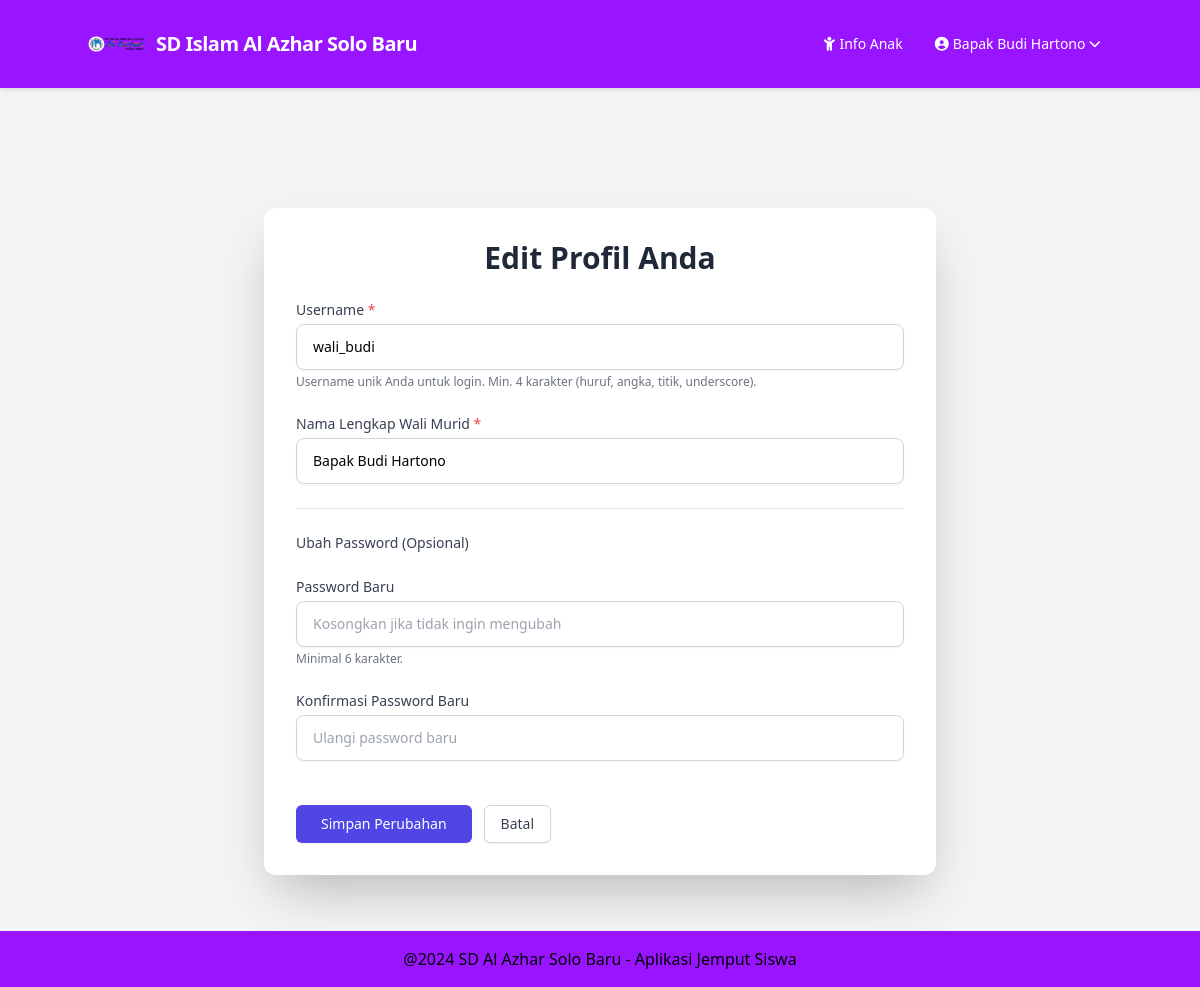
/wali_murid/edit_profil.php (signed in), run on the app's committed database.
### tables this page shows
CREATE TABLE `pengaturan` (
  `id` int(11) NOT NULL,
  `nama_sekolah` varchar(100) DEFAULT 'Nama Sekolah Default',
  `logo_sekolah` varchar(255) DEFAULT NULL,
  `header_image` varchar(255) DEFAULT NULL,
  `footer_text` varchar(255) DEFAULT '© Aplikasi Penjemputan Siswa',
  `header_color` varchar(7) DEFAULT '#FFFFFF' COMMENT 'Warna latar header (hex)',
  `footer_color` varchar(7) DEFAULT '#333333' COMMENT 'Warna latar footer (hex)'
);

CREATE TABLE `users` (
  `id` int(11) NOT NULL,
  `username` varchar(50) NOT NULL,
  `password` varchar(255) NOT NULL,
  `role` enum('admin','wali_kelas','wali_murid') NOT NULL,
  `kelas_id` int(11) DEFAULT NULL,
  `nama` varchar(100) NOT NULL
);

### wali_murid/edit_profil.php (the view, shortened to what the rows shown need)
<?php
$conn_error_message = '';
$current_username = $_SESSION['username'] ?? '';
$current_nama = $_SESSION['nama_user'] ?? '';
if (empty($conn_error_message) && isset($conn)) {
    $user_id_saat_ini = $_SESSION['user_id'];
    $stmt_data = $conn->prepare("SELECT username, nama FROM users WHERE id = ?");
    if ($stmt_data) {
        $stmt_data->bind_param("i", $user_id_saat_ini);
        $stmt_data->execute();
        $result_data = $stmt_data->get_result();
        if ($result_data->num_rows > 0) {
            $data_wali = $result_data->fetch_assoc();
            $current_username = $data_wali['username'];
            $current_nama = $data_wali['nama'];
        } else {
            $db_fetch_error_message = "Data profil tidak ditemukan di database.";
        }
    } else {
        $db_fetch_error_message = "Gagal mengambil data profil: " . htmlspecialchars($conn->error);
    }
}
include_once __DIR__ . '/../includes/header.php';
?>
<div class="container mx-auto mt-4 md:mt-8 px-4 py-8">
    <div class="max-w-2xl mx-auto bg-white p-6 md:p-8 rounded-xl shadow-2xl">
        <h1 class="text-2xl sm:text-3xl font-bold mb-6 text-center text-gray-800">Edit Profil Anda</h1>
        <?php if (empty($conn_error_message)):  ?>
        <form action="proses_edit_profil.php" method="POST" class="space-y-6">
            <div>
                <label for="form_username_wali" class="block text-sm font-medium text-gray-700 mb-1">
                    Username <span class="text-red-500">*</span>
                </label>
                <input type="text" name="username_wali" id="form_username_wali"
                       value="<?php echo htmlspecialchars($current_username); ?>"
                       class="mt-1 block w-full px-4 py-3 border border-gray-300 rounded-lg shadow-sm focus:outline-none focus:ring-indigo-500 focus:border-indigo-500 sm:text-sm" required>
                <p class="mt-1 text-xs text-gray-500">Username unik Anda untuk login. Min. 4 karakter (huruf, angka, titik, underscore).</p>
            </div>
            <div>
                <label for="form_nama_wali" class="block text-sm font-medium text-gray-700 mb-1">
                    Nama Lengkap Wali Murid <span class="text-red-500">*</span>
                </label>
                <input type="text" name="nama_wali" id="form_nama_wali"
                       value="<?php echo htmlspecialchars($current_nama); ?>"
                       class="mt-1 block w-full px-4 py-3 border border-gray-300 rounded-lg shadow-sm focus:outline-none focus:ring-indigo-500 focus:border-indigo-500 sm:text-sm" required>
            </div>
            <hr class="my-6 border-gray-200">
            <p class="text-sm font-medium text-gray-700">Ubah Password (Opsional)</p>
            <div class="space-y-6">
                <div>
                    <label for="form_password_baru_wali" class="block text-sm font-medium text-gray-700 mb-1">
                        Password Baru
                    </label>
                    <input type="password" name="password_baru_wali" id="form_password_baru_wali"
                           class="mt-1 block w-full px-4 py-3 border border-gray-300 rounded-lg shadow-sm focus:outline-none focus:ring-indigo-500 focus:border-indigo-500 sm:text-sm" placeholder="Kosongkan jika tidak ingin mengubah">
                    <p class="mt-1 text-xs text-gray-500">Minimal 6 karakter.</p>
                </div>
                <div>
                    <label for="form_konfirmasi_password_baru_wali" class="block text-sm font-medium text-gray-700 mb-1">
                        Konfirmasi Password Baru
                    </label>
                    <input type="password" name="konfirmasi_password_baru_wali" id="form_konfirmasi_password_baru_wali"
                           class="mt-1 block w-full px-4 py-3 border border-gray-300 rounded-lg shadow-sm focus:outline-none focus:ring-indigo-500 focus:border-indigo-500 sm:text-sm" placeholder="Ulangi password baru">
                </div>
            </div>
            <div class="pt-5">
                <div class="flex justify-start space-x-3">
                    <button type="submit"
                            class="inline-flex justify-center py-2 px-6 border border-transparent shadow-sm text-sm font-medium rounded-md text-white bg-indigo-600 hover:bg-indigo-700 focus:outline-none focus:ring-2 focus:ring-offset-2 focus:ring-indigo-500 transition duration-150 ease-in-out">
                        Simpan Perubahan
                    </button>
                    <a href="index.php"
                       class="py-2 px-4 border border-gray-300 rounded-md shadow-sm text-sm font-medium text-gray-700 bg-white hover:bg-gray-50 focus:outline-none focus:ring-2 focus:ring-offset-2 focus:ring-indigo-500 transition duration-150 ease-in-out">
                        Batal
                    </a>
                </div>
            </div>
        </form>
        <?php endif;  ?>
    </div>
</div>
<?php
include_once __DIR__ . '/../includes/footer.php';
?>

### includes/header.php (shortened to what the rows shown need)
<?php
$is_root_page = (isset($current_page_depth) && $current_page_depth === 'root');
$nama_sekolah_display = 'Aplikasi Penjemputan Siswa';
$logo_src_default_base = 'assets/images/default_logo.png';
$assets_css_base = 'assets/css/style.css';
$base_path_for_includes = $is_root_page ? './' : '../';
$logo_src_default = $is_root_page ? $logo_src_default_base : '../' . $logo_src_default_base;
$assets_css_path = $is_root_page ? $assets_css_base : '../' . $assets_css_base;
$logo_src_to_use = $logo_src_default;
$header_style_attribute = '';
$header_text_style_attribute = '';
$header_default_bg_class = 'bg-indigo-600';
$header_default_text_class = 'text-white';
if (isset($conn) && $conn) {
    $query_pengaturan = "SELECT nama_sekolah, logo_sekolah, header_color, footer_color FROM pengaturan WHERE id = 1 LIMIT 1";
    $result_pengaturan = $conn->query($query_pengaturan);
    if ($result_pengaturan && $result_pengaturan->num_rows > 0) {
        $pengaturan_db = $result_pengaturan->fetch_assoc();
        if (!empty($pengaturan_db['nama_sekolah'])) {
            $nama_sekolah_display = $pengaturan_db['nama_sekolah'];
        }
        if (!empty($pengaturan_db['logo_sekolah'])) {
            $path_from_db = ltrim($pengaturan_db['logo_sekolah'], '/');
            $potential_logo_src = $is_root_page ? $path_from_db : '../' . $path_from_db;
            $check_path_logo_db_server_root = rtrim($_SERVER['DOCUMENT_ROOT'], '/') . '/' . $path_from_db;
            if (file_exists($check_path_logo_db_server_root)) {
                $logo_src_to_use = $potential_logo_src;
            }
        }
        if (!empty($pengaturan_db['header_color']) && preg_match('/^#[a-f0-9]{6}$/i', $pengaturan_db['header_color'])) {
            $db_header_color_val = $pengaturan_db['header_color'];
            $header_style_attribute = "style=\"background-color: " . htmlspecialchars($db_header_color_val) . ";\"";
            if (!function_exists('is_dark_color_for_header_v2')) {
                function is_dark_color_for_header_v2($hexcolor){
                    $hexcolor = ltrim($hexcolor, '#');
                    $r = hexdec(substr($hexcolor,0,2)); $g = hexdec(substr($hexcolor,2,2)); $b = hexdec(substr($hexcolor,4,2));
                    return ((($r*299)+($g*587)+($b*114))/1000 <= 128);
                }
            }
            $header_text_color_val = is_dark_color_for_header_v2($db_header_color_val) ? '#FFFFFF' : '#1F2937';
            $header_text_style_attribute = "style=\"color: " . htmlspecialchars($header_text_color_val) . ";\"";
            $header_default_bg_class = '';
            $header_default_text_class = '';
        }
    } elseif (isset($conn) && $conn->error) {
        error_log("Header.php - DB query pengaturan error: " . $conn->error);
    }
}
$home_link = $base_path_for_includes . 'login.php';
if (isset($_SESSION['user_id']) && isset($_SESSION['role'])) {
    switch ($_SESSION['role']) {
        case 'wali_murid':
            $home_link = $base_path_for_includes . 'wali_murid/index.php';
            break;
    }
}
?>
<!DOCTYPE html>
<html lang="id">
<head>
    <script src="https://cdn.tailwindcss.com"></script>
    <link rel="stylesheet" href="https://cdnjs.cloudflare.com/ajax/libs/font-awesome/6.0.0-beta3/css/all.min.css">
    <?php
        $css_check_path = $is_root_page ? rtrim($_SERVER['DOCUMENT_ROOT'], '/') . '/' . ltrim($assets_css_path, './') : realpath(__DIR__ . '/' . $assets_css_path) ;
        if ($css_check_path && file_exists($css_check_path)):
    ?>
        <link rel="stylesheet" href="<?php echo htmlspecialchars($assets_css_path); ?>?v=<?php echo time(); ?>">
    <?php endif; ?>
</head>
<body class="bg-gray-100 font-sans">
    <header class="app-header p-3 md:p-4 sticky top-0 z-50 <?php echo $header_default_bg_class; ?> <?php echo $header_default_text_class; ?>" <?php echo $header_style_attribute; ?>>
        <div class="container mx-auto flex justify-between items-center">
            <a href="<?php echo htmlspecialchars($home_link); ?>" class="flex items-center space-x-2 sm:space-x-3 min-w-0">
                <?php
                    $final_logo_to_display = null;
                    $path_check_logo = rtrim($_SERVER['DOCUMENT_ROOT'], '/') . '/' . ltrim($logo_src_to_use, './');
                    if (file_exists($path_check_logo)) {
                        $final_logo_to_display = $logo_src_to_use;
                    } else {
                         $path_check_default_logo = rtrim($_SERVER['DOCUMENT_ROOT'], '/') . '/' . ltrim($logo_src_default, './');
                         if (file_exists($path_check_default_logo)) {
                             $final_logo_to_display = $logo_src_default;
                         }
                    }
                    if ($final_logo_to_display):
                ?>
                    <img src="<?php echo htmlspecialchars($final_logo_to_display); ?>?t=<?php echo time(); ?>" alt="Logo Sekolah" class="h-10 w-10 sm:h-12 sm:w-12 md:h-14 md:w-14 object-contain rounded-full flex-shrink-0">
                <?php else: ?>
                    <div class="h-10 w-10 sm:h-12 sm:w-12 md:h-14 md:w-14 bg-white flex items-center justify-center rounded-full text-indigo-600 text-xl sm:text-2xl font-bold flex-shrink-0">
                        <i class="fas fa-school"></i>
                    </div>
                <?php endif; ?>
                <span class="text-md sm:text-lg md:text-xl font-semibold tracking-tight truncate" <?php echo $header_text_style_attribute; ?>><?php echo htmlspecialchars($nama_sekolah_display); ?></span>
            </a>
        </div>
    </header>
</body>
</html>

### includes/footer.php (shortened to what the rows shown need)
<?php
$footer_text_display = 'Aplikasi Penjemputan Siswa © ' . date('Y');
$footer_actual_bg_style = '';
$footer_actual_text_style = '';
$footer_default_bg_class = 'bg-blue-600';
$footer_default_text_class = 'text-white';
if (isset($conn) && $conn instanceof mysqli && empty($conn->connect_error)) {
    try {
        $query_footer = "SELECT footer_text, footer_color FROM pengaturan WHERE id = 1 LIMIT 1";
        $result_footer = $conn->query($query_footer);
        if ($result_footer && $result_footer->num_rows > 0) {
            $footer_db_data = $result_footer->fetch_assoc();
            if (isset($footer_db_data['footer_text']) && !empty(trim($footer_db_data['footer_text']))) {
                $footer_text_display = $footer_db_data['footer_text'];
            }
            if (isset($footer_db_data['footer_color']) && !empty($footer_db_data['footer_color']) && preg_match('/^#[a-f0-9]{6}$/i', $footer_db_data['footer_color'])) {
                $db_footer_color_val = $footer_db_data['footer_color'];
                $footer_actual_bg_style = "style=\"background-color: " . htmlspecialchars($db_footer_color_val) . ";\"";
                if (!function_exists('is_dark_color_for_footer')) {
                    function is_dark_color_for_footer($hexcolor){
                        $hexcolor = ltrim($hexcolor, '#');
                        $r = hexdec(substr($hexcolor,0,2)); $g = hexdec(substr($hexcolor,2,2)); $b = hexdec(substr($hexcolor,4,2));
                        return ((($r*299)+($g*587)+($b*114))/1000 <= 128);
                    }
                }
                $footer_text_color_val = is_dark_color_for_footer($db_footer_color_val) ? '#FFFFFF' : '#1F2937';
                $footer_actual_text_style = "style=\"color: " . htmlspecialchars($footer_text_color_val) . ";\"";
                $footer_default_bg_class = '';
                $footer_default_text_class = '';
            }
        }
    } catch (Exception $e) {
        error_log("Error fetching footer data from DB in footer.php: " . $e->getMessage());
    }
} else {
}
?>
    <footer class="p-4 mt-6 w-full <?php echo $footer_default_bg_class; ?> <?php echo $footer_default_text_class; ?>" <?php echo $footer_actual_bg_style; ?> <?php echo $footer_actual_text_style; ?>>
        <div class="container mx-auto text-center">
            <marquee behavior="scroll" direction="left" scrollamount="5">
                <?php echo htmlspecialchars($footer_text_display); ?>
            </marquee>
        </div>
    </footer>
</body>
</html>

### data on the page
pengaturan: logo_sekolah (picture), nama_sekolah "SD Islam Al Azhar Solo Baru", footer_text "@2024 SD Al Azhar Solo Baru - Aplikasi Jemput Siswa"
users: username_wali "wali_budi", nama_wali "Bapak Budi Hartono"

### other printed values
$_SESSION['nama_user'] "Bapak Budi Hartono"
